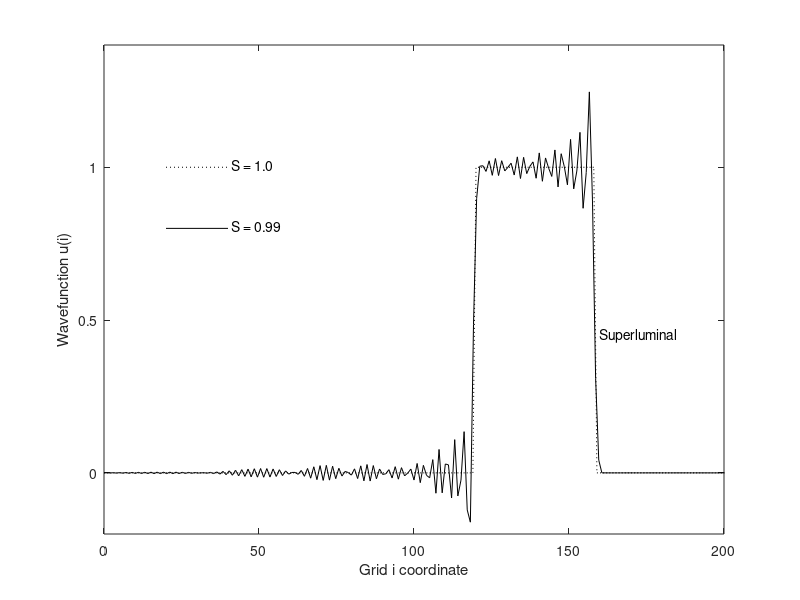

MATLAB code for this plot:
S = 1;
S1 = .99;

dx = 1;
dx1 = dx / S1;

x = 0:dx:200;
x1 = 0:dx1:200;

u = zeros(1, (200 / dx) + 1);
u1 = zeros(1, (200 / dx) + 1);

us = cat(2, ones(1, 40 / dx), zeros(1, (160 / dx) + 1));
us1 = cat(2, ones(1, 40 / dx), zeros(1, (160 / dx) + 1));

u(1, 1) = us(1);
u1(1, 1) = us1(1);

n = 2;
n1 = 2;

while 1
    u(n, 1) = us(n);
    u1(n1, 1) = us1(n1);
    for i = 2:(200 / dx)
        u(n + 1, i) = (S^2 * (u(n, i + 1) - 2 *u(n, i) + u(n, i - 1))) + 2 * u(n, i) - u(n - 1, i);
    end
    for i = 2:(200 / dx1)
        u1(n1 + 1, i) = (S1^2 * (u1(n1, i + 1) - 2 *u1(n1, i) + u1(n1, i - 1))) + 2 * u1(n1, i) - u1(n1 - 1, i);
    end
    
    plot(x, u(n, :), 'k:', x / S1, u1(n1, :), 'k-')
    xlabel('Grid i coordinate')
    ylabel('Wavefunction u(i)')
    xticks([0 50 100 150 200])
    
    axis([0 200 -0.2 1.4])
    
    if (n == 160 / dx)
        if (n1 >= (160 / dx) * S1)
            plot(x, u(n, :), 'k:', x / S1, u1(n1, :), 'k-', [20 40], [0.8 0.8], 'k-', [20 40],[1 1], 'k:')
            xlabel('Grid i coordinate')
            ylabel('Wavefunction u(i)')
            xticks([0 50 100 150 200])

            axis([0 200 -0.2 1.4])
            
            text(41, 0.81, 'S = 0.99')
            text(41, 1.01, 'S = 1.0')
            text(160,0.45, 'Superluminal') 
            pause(1);
            break;
        else
            n1 = n1 - 1;
        end
    else
       n = n + 1;
       n1 = n1 + 1; 
    end
    pause(.01);
end
